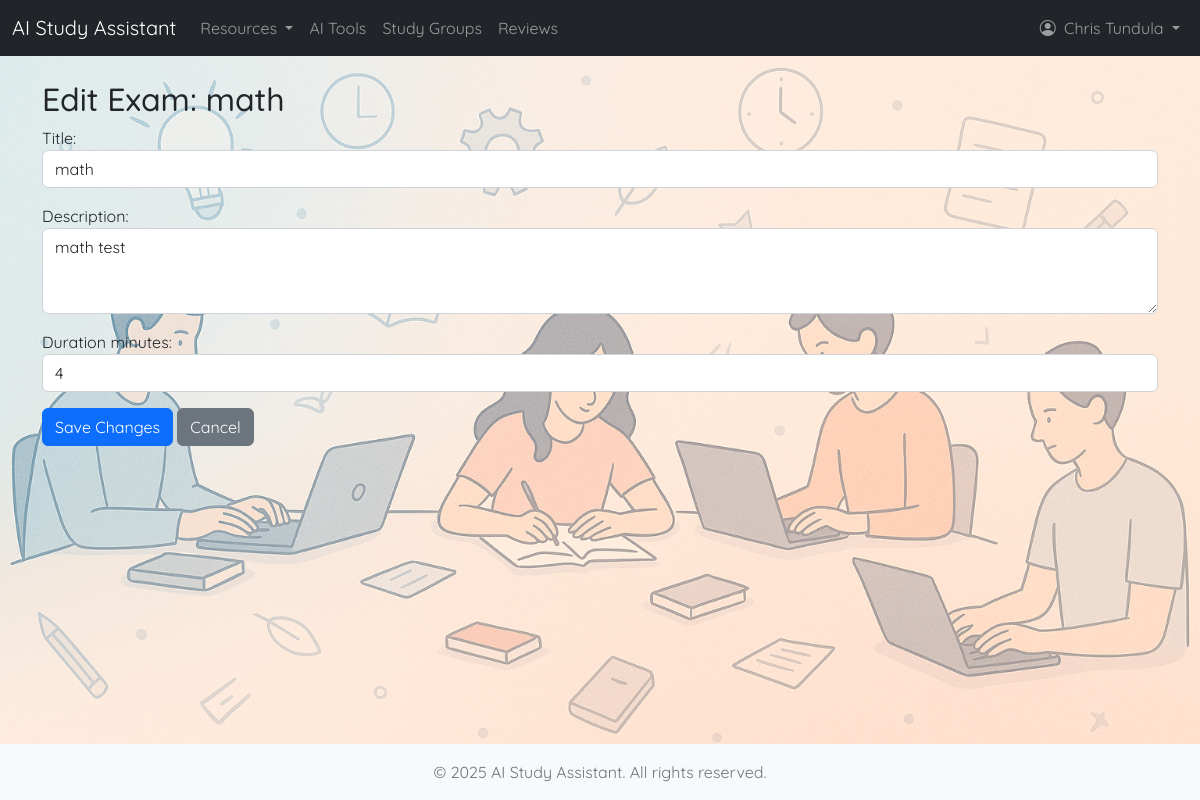
/exams/1/edit/ (signed in), run on the app's committed database.
### base/models.py (models this page shows, shortened)
class Exam(models.Model):
    title = models.CharField(max_length=200)
    description = models.TextField()
    duration_minutes = models.IntegerField()
    created_by = models.ForeignKey(User, on_delete=models.CASCADE)
    created_at = models.DateTimeField(auto_now_add=True)

### base/views.py (the view)
# urls.py: path('exams/<int:exam_id>/edit/', views.edit_exam, name='exam_edit'),
@login_required
def edit_exam(request, exam_id):
    exam = get_object_or_404(Exam, id=exam_id)
    if request.user != exam.created_by:
        messages.error(request, "You don't have permission to edit this exam.")
        return redirect('ai_features:exam_detail', exam_id=exam.id)
    if request.method == 'POST':
        form = ExamForm(request.POST, instance=exam)
        if form.is_valid():
            form.save()
            messages.success(request, "Exam updated successfully!")
            return redirect('ai_features:exam_detail', exam_id=exam.id)
    else:
        form = ExamForm(instance=exam)
    return render(request, 'base/edit_exam.html', {
        'form': form,
        'exam': exam
    })

### base/forms.py
class ExamForm(forms.ModelForm):
    class Meta:
        model = Exam
        fields = ['title', 'description', 'duration_minutes']  # Changed from 'name' to 'title'
        widgets = {
            'title': forms.TextInput(attrs={'class': 'form-control'}),
            'description': forms.Textarea(attrs={'class': 'form-control', 'rows': 3}),
            'duration_minutes': forms.NumberInput(attrs={'class': 'form-control'}),
        }

### base/templates/base/edit_exam.html (shortened to what this page needs)
{% extends 'base/base.html' %}
{% block content %}
<div class="container mt-4">
    <h2>Edit Exam: {{ exam.title }}</h2>
    <form method="post">
        {{ form.as_p }}
        <button type="submit" class="btn btn-primary">Save Changes</button>
        <a href="{% url 'ai_features:exam_detail' exam.id %}" class="btn btn-secondary">Cancel</a>
    </form>
</div>
{% endblock %}

### base/templates/base/navbar.html (shortened to what this page needs)
{% load static %}
<nav class="navbar navbar-expand-lg navbar-dark bg-dark">
  <div class="container-fluid">
    <a class="navbar-brand" href="{% url 'ai_features:home' %}">
      AI Study Assistant
    </a>
    <div class="collapse navbar-collapse" id="navbarNav">
      <ul class="navbar-nav me-auto mb-2 mb-lg-0">
        <li class="nav-item dropdown">
          <a class="nav-link dropdown-toggle" href="#" id="resourcesDropdown" role="button" data-bs-toggle="dropdown" aria-expanded="false">
            Resources
          </a>
        </li>
        <li class="nav-item">
          <a class="nav-link" href="{% url 'ai_features:resources' %}">AI Tools</a>
        </li>
        <li class="nav-item">
          <a class="nav-link" href="{% url 'ai_features:study_groups' %}">Study Groups</a>
        </li>
        <li class="nav-item">
          <a class="nav-link" href="{% url 'ai_features:review_page' %}">Reviews</a>
        </li>
      </ul>
      {% if user.is_authenticated %}
      <ul class="navbar-nav ms-auto">
        <li class="nav-item dropdown">
          <a class="nav-link dropdown-toggle" href="#" id="navbarDropdown" role="button" data-bs-toggle="dropdown" aria-expanded="false">
            <i class="bi bi-person-circle me-1"></i>
            {% if user.first_name or user.last_name %}
              {{ user.first_name }} {{ user.last_name }}
            {% else %}
              {{ user.username }}
            {% endif %}
          </a>
        </li>
      </ul>
      {% endif %}
    </div>
  </div>
</nav>

### data on the page
Exam: title "math", description "math test", duration_minutes "4"

### other printed values
{{ user.first_name }} "Chris"
{{ user.last_name }} "Tundula"
